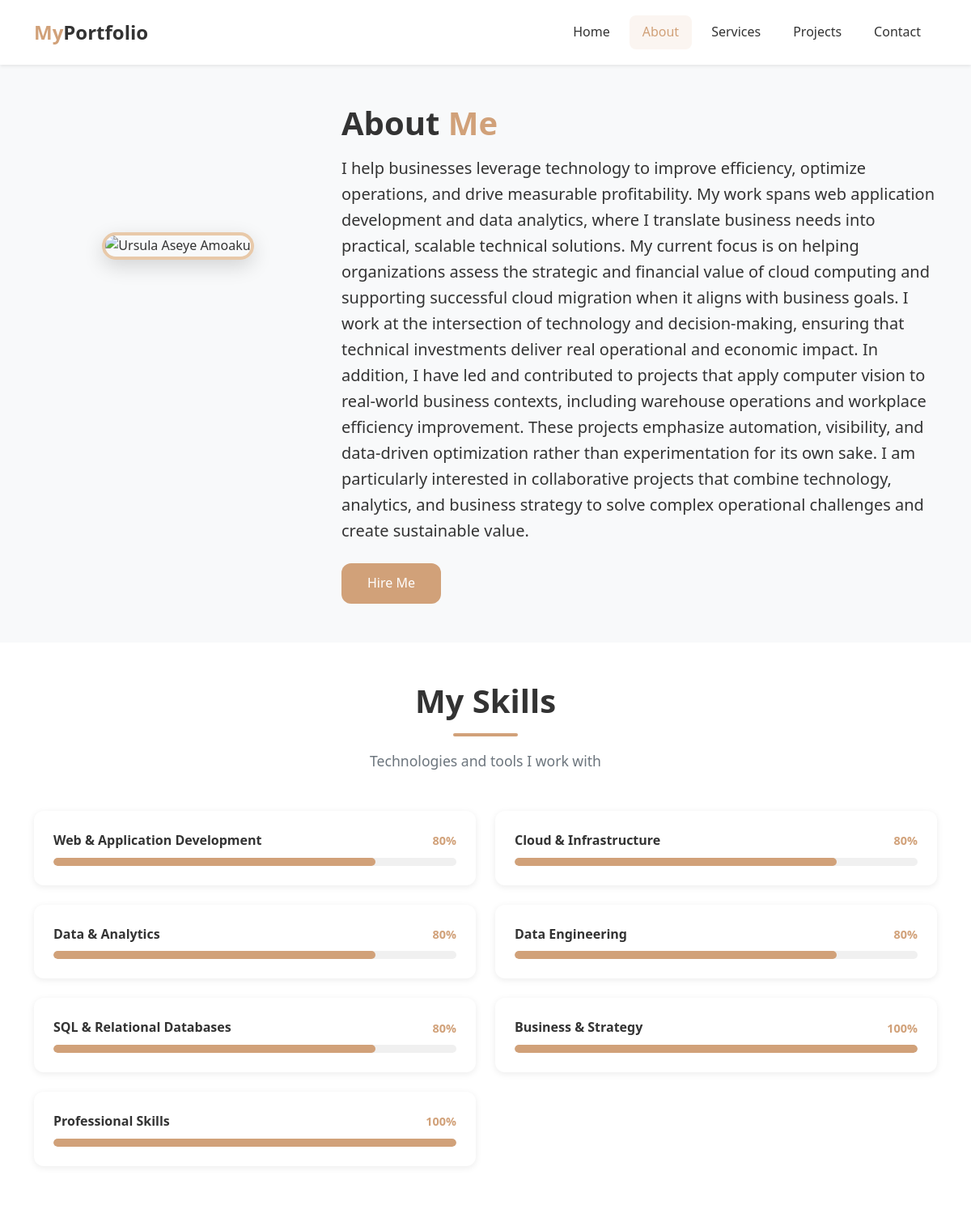
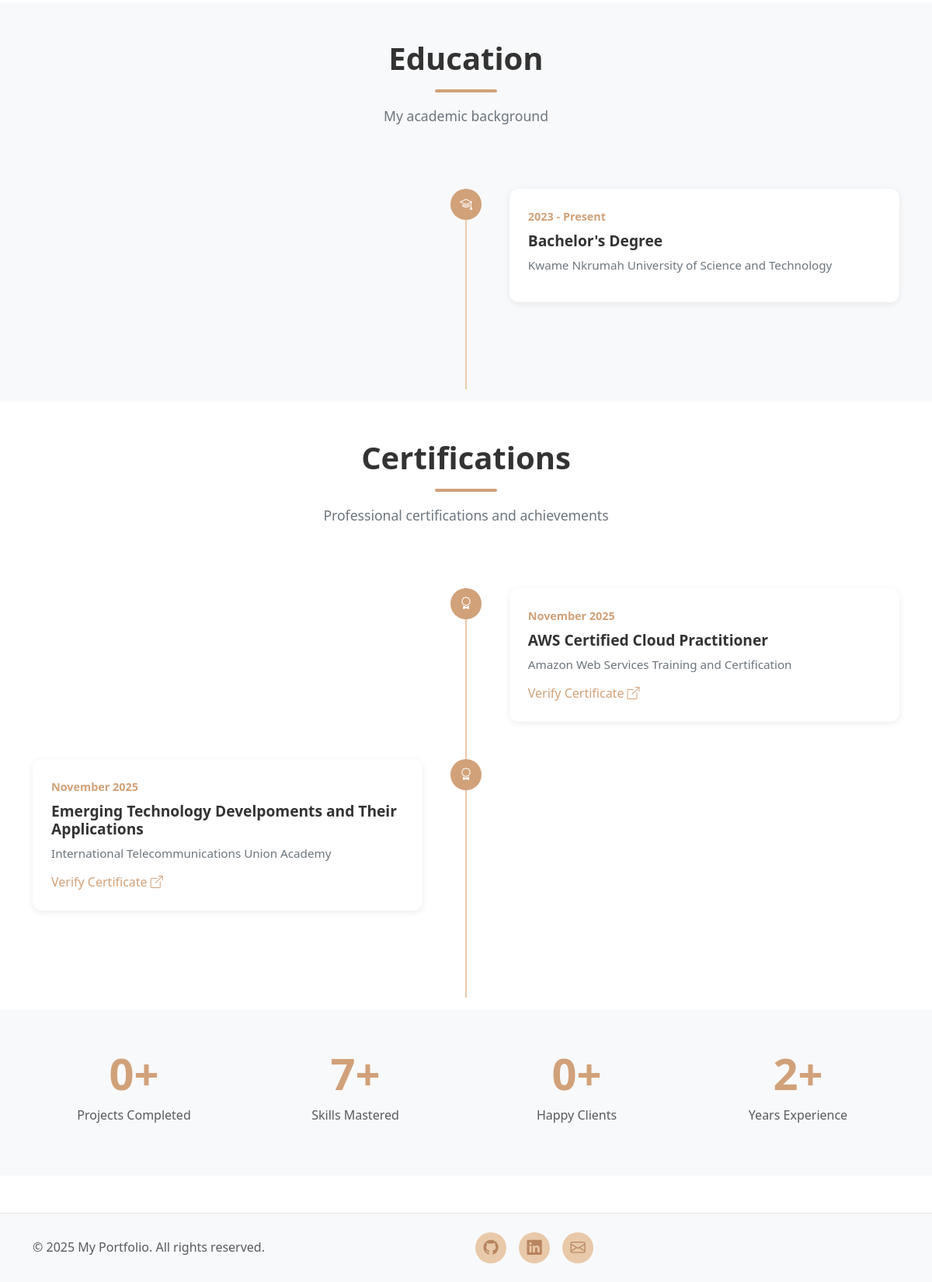
The page /about/ on the database its author committed (2 pictures, top to bottom).
### portfolio/models.py (models this page shows, shortened)
class Profile(models.Model):
    name = models.CharField(max_length=200)
    tagline = models.CharField(max_length=300)
    short_bio = models.TextField(max_length=500)
    bio = models.TextField()
    profile_image = CloudinaryField('image', blank=True, null=True)
    resume = models.FileField(upload_to='resumes/', blank=True, null=True)
    email = models.EmailField()
    phone = models.CharField(max_length=20, blank=True)
    location = models.CharField(max_length=200, blank=True)
    years_experience = models.IntegerField(default=0)
    github = models.URLField(blank=True)
    linkedin = models.URLField(blank=True)
    twitter = models.URLField(blank=True)
    instagram = models.URLField(blank=True)
    facebook = models.URLField(blank=True)

class Skill(models.Model):
    name = models.CharField(max_length=100)
    proficiency = models.IntegerField(help_text="Proficiency level (0-100)")
    category = models.CharField(max_length=100, blank=True)
    order = models.IntegerField(default=0)
    class Meta:
        ordering = ['order']

class Education(models.Model):
    degree = models.CharField(max_length=200)
    institution = models.CharField(max_length=200)
    description = models.TextField(blank=True)
    start_date = models.DateField()
    end_date = models.DateField(null=True, blank=True)
    class Meta:
        ordering = ['-start_date']

class Certification(models.Model):
    name = models.CharField(max_length=200)
    issuing_organization = models.CharField(max_length=200)
    issue_date = models.DateField()
    expiry_date = models.DateField(null=True, blank=True)
    credential_id = models.CharField(max_length=200, blank=True)
    credential_url = models.URLField(blank=True)
    class Meta:
        ordering = ['-issue_date']

### portfolio/views.py (the view)
# urls.py: path('about/', views.about, name='about'),
def about(request):
    profile = Profile.objects.first()
    skills = Skill.objects.all()
    educations = Education.objects.all().order_by('-start_date')
    certifications = Certification.objects.all().order_by('-issue_date')
    projects = Project.objects.all()
    testimonials = Testimonial.objects.all()
    context = {
        'profile': profile,
        'skills': skills,
        'educations': educations,
        'certifications': certifications,
        'projects': projects,
        'testimonials': testimonials,
    }
    return render(request, 'about.html', context)

### portfolio/templates/about.html (shortened to what this page needs)
{% extends 'base.html' %}
{% load static %}
{% block content %}
<section class="py-5 bg-light">
    <div class="container">
        <div class="row align-items-center">
            <div class="col-lg-4 mb-4 mb-lg-0 text-center">
                <div class="profile-image-container" style="max-width: 350px;">
                    {% if profile.profile_image %}
                    <img src="{{ profile.profile_image.url }}" alt="{{ profile.name }}" class="profile-image">
                    {% else %}
                    <img src="{% static 'img/profile_image.jpg' %}" alt="{{ profile.name }}" class="profile-image">
                    {% endif %}
                </div>
            </div>
            <div class="col-lg-8">
                <h1 class="mb-3">About <span class="text-caramel">Me</span></h1>
                <p class="lead">{{ profile.bio }}</p>
                <div class="mt-4">
                    <a href="{% url 'contact' %}" class="btn-caramel me-2">Hire Me</a>
                </div>
            </div>
        </div>
    </div>
</section>
<section class="py-5">
    <div class="container">
        <h2 class="section-title">My Skills</h2>
        <p class="section-subtitle">Technologies and tools I work with</p>
        <div class="row">
            {% for skill in skills %}
            <div class="col-md-6">
                <div class="skill-item">
                    <div class="skill-name">
                        <span>{{ skill.name }}</span>
                        <span class="skill-level">{{ skill.proficiency }}%</span>
                    </div>
                    <div class="progress">
                        <div class="progress-bar" role="progressbar" style="width: {{ skill.proficiency }}%"
                             aria-valuenow="{{ skill.proficiency }}" aria-valuemin="0" aria-valuemax="100">
                        </div>
                    </div>
                </div>
            </div>
            {% endfor %}
        </div>
    </div>
</section>
<section class="py-5 bg-light">
    <div class="container">
        <h2 class="section-title">Education</h2>
        <p class="section-subtitle">My academic background</p>
        <div class="timeline">
            {% for education in educations %}
            <div class="timeline-item">
                <div class="timeline-icon">
                    <i class="bi bi-mortarboard"></i>
                </div>
                <div class="timeline-content">
                    <p class="timeline-date">{{ education.start_date|date:"Y" }} - {{ education.end_date|date:"Y"|default:"Present" }}</p>
                    <h3 class="timeline-title">{{ education.degree }}</h3>
                    <p class="timeline-subtitle">{{ education.institution }}</p>
                </div>
            </div>
            {% endfor %}
        </div>
    </div>
</section>
{% if certifications %}
<section class="py-5">
    <div class="container">
        <h2 class="section-title">Certifications</h2>
        <p class="section-subtitle">Professional certifications and achievements</p>
        <div class="timeline">
            {% for cert in certifications %}
            <div class="timeline-item">
                <div class="timeline-icon">
                    <i class="bi bi-award"></i>
                </div>
                <div class="timeline-content">
                    <p class="timeline-date">{{ cert.issue_date|date:"F Y" }}</p>
                    <h3 class="timeline-title">{{ cert.name }}</h3>
                    <p class="timeline-subtitle">{{ cert.issuing_organization }}</p>
                    {% if cert.credential_url %}
                    <a href="{{ cert.credential_url }}" target="_blank" class="text-caramel">
                        Verify Certificate <i class="bi bi-box-arrow-up-right"></i>
                    </a>
                    {% endif %}
                </div>
            </div>
            {% endfor %}
        </div>
    </div>
</section>
{% endif %}
<section class="py-5 bg-light">
    <div class="container">
        <div class="row g-4 text-center">
            <div class="col-md-3 col-6">
                <div class="stat-card">
                    <h2 class="text-caramel display-4 fw-bold">{{ projects.count }}+</h2>
                    <p class="text-muted">Projects Completed</p>
                </div>
            </div>
            <div class="col-md-3 col-6">
                <div class="stat-card">
                    <h2 class="text-caramel display-4 fw-bold">{{ skills.count }}+</h2>
                    <p class="text-muted">Skills Mastered</p>
                </div>
            </div>
            <div class="col-md-3 col-6">
                <div class="stat-card">
                    <h2 class="text-caramel display-4 fw-bold">{{ testimonials.count }}+</h2>
                    <p class="text-muted">Happy Clients</p>
                </div>
            </div>
            <div class="col-md-3 col-6">
                <div class="stat-card">
                    <h2 class="text-caramel display-4 fw-bold">{{ profile.years_experience }}+</h2>
                    <p class="text-muted">Years Experience</p>
                </div>
            </div>
        </div>
    </div>
</section>
{% endblock %}

### portfolio/static/css/style.css (style rules this page uses)
:root { --caramel: #D1A179; --caramel-dark: #B8845F; --caramel-light: #E8C9A9; --text-dark: #333333; --text-muted: #6c757d; --shadow-sm: 0 2px 8px rgba(0, 0, 0, 0.08); --shadow-md: 0 4px 16px rgba(0, 0, 0, 0.12); --shadow-lg: 0 8px 24px rgba(0, 0, 0, 0.15); --border-radius: 12px; --transition: all 0.3s ease; }
* { margin: 0; padding: 0; box-sizing: border-box; }
body { font-family: 'Segoe UI', Tahoma, Geneva, Verdana, sans-serif; color: var(--text-dark); line-height: 1.6; background-color: #ffffff; }
h1, h2, h3, h4, h5, h6 { font-weight: 600; color: var(--text-dark); }
a { text-decoration: none; transition: var(--transition); }
.text-caramel { color: var(--caramel) !important; }
.btn-caramel { background-color: var(--caramel); color: white; border: none; padding: 12px 32px; border-radius: var(--border-radius); font-weight: 500; transition: var(--transition); display: inline-block; }
.profile-image-container { position: relative; width: 300px; height: 300px; margin: 0 auto; }
.profile-image { width: 100%; height: 100%; object-fit: cover; border-radius: 20px; box-shadow: var(--shadow-lg); border: 4px solid var(--caramel-light); transition: var(--transition); }
.section-title { font-size: 2.5rem; font-weight: 700; text-align: center; margin-bottom: 1rem; position: relative; }
.section-title::after { content: ''; display: block; width: 80px; height: 4px; background-color: var(--caramel); margin: 1rem auto 0; border-radius: 2px; }
.section-subtitle { text-align: center; color: var(--text-muted); font-size: 1.1rem; margin-bottom: 3rem; }
.skill-item { background: white; padding: 1.5rem; border-radius: var(--border-radius); box-shadow: var(--shadow-sm); margin-bottom: 1.5rem; transition: var(--transition); }
.skill-name { font-weight: 600; margin-bottom: 0.5rem; display: flex; justify-content: space-between; align-items: center; }
.skill-level { color: var(--caramel); font-size: 0.9rem; }
.progress { height: 10px; border-radius: 5px; background-color: #f0f0f0; }
.progress-bar { background-color: var(--caramel); border-radius: 5px; transition: width 1s ease; }
.timeline { position: relative; padding: 2rem 0; }
.timeline::before { content: ''; position: absolute; left: 50%; transform: translateX(-50%); width: 2px; height: 100%; background: var(--caramel-light); }
.timeline-item { position: relative; margin-bottom: 3rem; width: 100%; }
.timeline-item:nth-child(odd) .timeline-content { margin-left: auto; }
.timeline-content { width: 45%; padding: 1.5rem; background: white; border-radius: var(--border-radius); box-shadow: var(--shadow-sm); position: relative; transition: var(--transition); }
.timeline-icon { position: absolute; left: 50%; transform: translateX(-50%); width: 40px; height: 40px; background: var(--caramel); border-radius: 50%; display: flex; align-items: center; justify-content: center; color: white; z-index: 2; }
.timeline-date { color: var(--caramel); font-weight: 600; font-size: 0.9rem; margin-bottom: 0.5rem; }
.timeline-title { font-size: 1.2rem; font-weight: 600; margin-bottom: 0.5rem; }
.timeline-subtitle { color: var(--text-muted); font-size: 0.95rem; margin-bottom: 0.75rem; }

### rows shown on the page
Profile: bio "I help businesses leverage technology to improve efficiency, optimize operations, and drive measurable profitability. My work spans web application development and data analytics, where I translate business needs into practical, scalable technical solutions. My current focus is on helping organizations assess the strategic and financial value of cloud computing and supporting successful cloud migration when it aligns with business goals. I work at the intersection of technology and decision-making, ensuring that technical investments deliver real operational and economic impact. In addition, I have led and contributed to projects that apply computer vision to real-world business contexts,…", years_experience "2"
Skill: name "Web & Application Development", proficiency "80"
Skill: name "Cloud & Infrastructure", proficiency "80"
Skill: name "Data & Analytics", proficiency "80"
Skill: name "Data Engineering", proficiency "80"
Skill: name "SQL & Relational Databases", proficiency "80"
Skill: name "Business & Strategy", proficiency "100"
Skill: name "Professional Skills", proficiency "100"
Education: start_date "2023", end_date "Present", degree "Bachelor's Degree", institution "Kwame Nkrumah University of Science and Technology"
Certification: issue_date "November 2025", name "AWS Certified Cloud Practitioner", issuing_organization "Amazon Web Services Training and Certification"
Certification: issue_date "November 2025", name "Emerging Technology Develpoments and Their Applications", issuing_organization "International Telecommunications Union Academy"

### other values the page prints
{{ projects.count }} "0"
{{ skills.count }} "7"
{{ testimonials.count }} "0"
